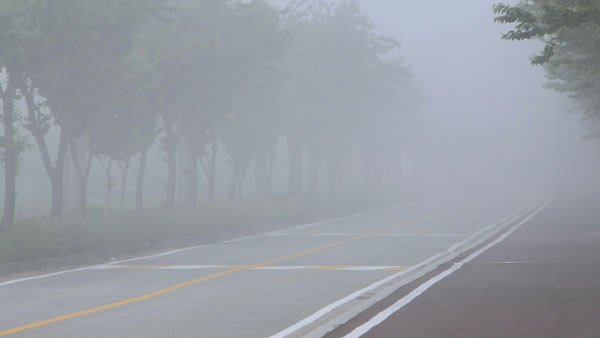
#> input picture .data/segmentation.png, 600 x 338 px, found by its file name
$ python smoothingHistograms.py
#> lines starting #> are read from the running program, lines starting #| are printed output that depends on the picture
import cv2 as cv
import matplotlib.pyplot as plt

img = cv.imread("./.data/segmentation.png")
#> img is the input picture: shape (338, 600, 3); mean B, G, R 164.2, 156.6, 151.8

gray = cv.cvtColor(img,cv.COLOR_BGR2GRAY)
plt.imshow(gray,cmap="gray"), plt.xticks([]), plt.yticks([]),plt.show()

h = cv.calcHist([gray],[0],None,[256],[0,256])
#> h = 256 values, max 8573 at index 165, min 0 at index 0, mean 792.2
plt.plot(h, color = 'r',linewidth=1),plt.show()
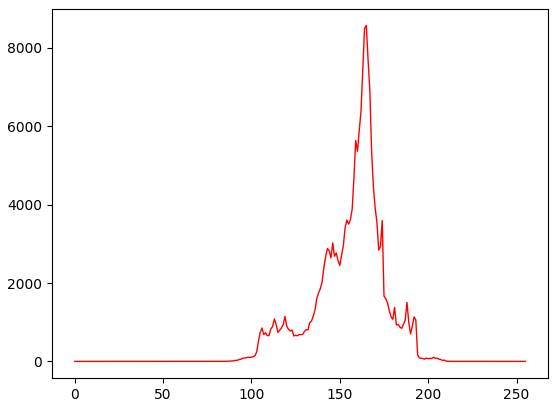
#> figure drawn by matplotlib, 1 panel; curve peaks at x = 165, y = 8573

equal = cv.equalizeHist(gray)
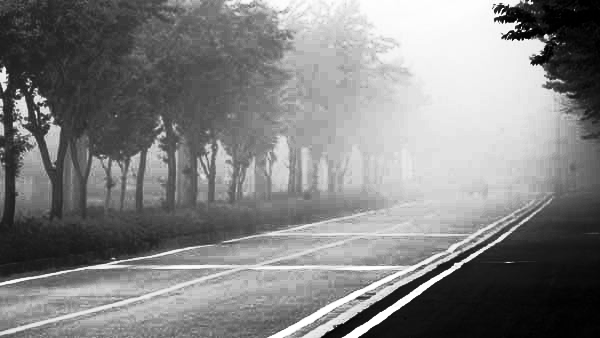
#> equal: shape (338, 600); min 0, max 255, mean 130
plt.imshow(equal,cmap='gray'),plt.xticks([]), plt.yticks([]),plt.show()

h = cv.calcHist([equal],[0],None,[256],[0,256])
#> h = 256 values, max 8573 at index 175, min 0 at index 16, mean 792.2
plt.plot(h,color='r',linewidth=1),plt.show()
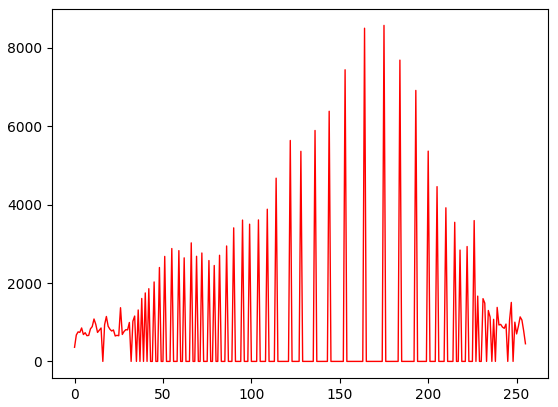
#> figure drawn by matplotlib, 1 panel; curve peaks at x = 175, y = 8573

$ run again, with .data/seulgi.png copied over .data/segmentation.png
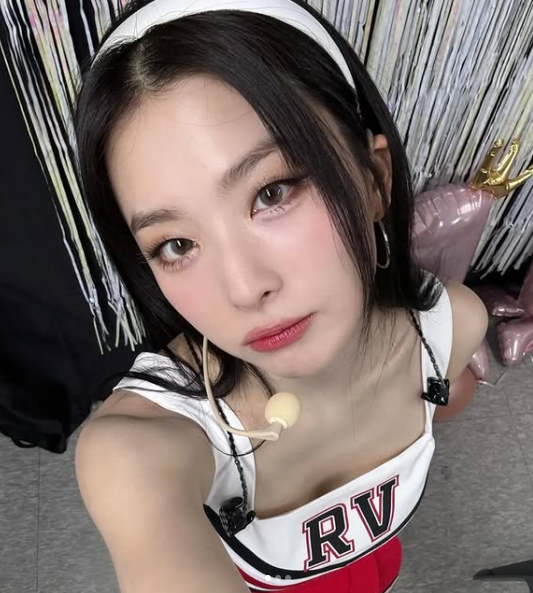
#> input picture .data/seulgi.png, 533 x 593 px, found by its file name
#> img is the input picture: shape (593, 533, 3); mean B, G, R 106.2, 109.5, 122.9
#> `h = cv.calcHist([gray],[0],None,[256],[0,256])`: h = 256 values, max 4715 at index 24, min 22 at index 255, mean 1234.6
#> `equal = cv.equalizeHist(gray)`:
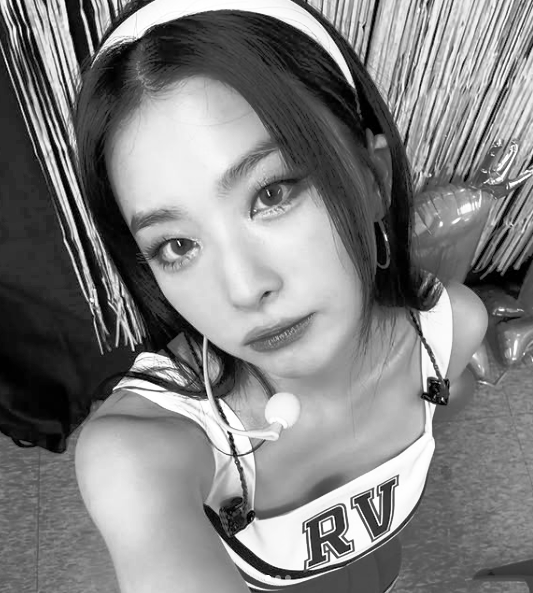
#> equal: shape (593, 533); min 0, max 255, mean 128.1
#> `h = cv.calcHist([equal],[0],None,[256],[0,256])`: h = 256 values, max 4715 at index 46, min 0 at index 4, mean 1234.6
#> `plt.plot(h,color='r',linewidth=1),plt.show()`:
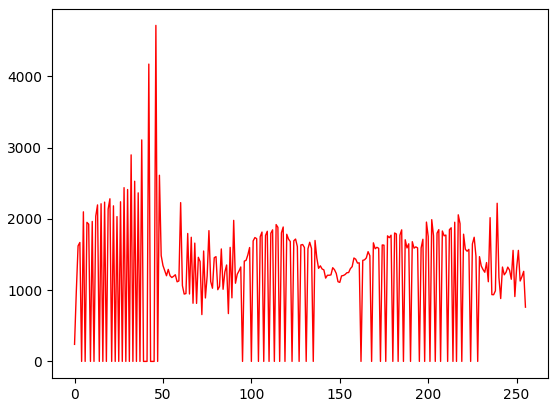
#> figure drawn by matplotlib, 1 panel; curve peaks at x = 46, y = 4715
